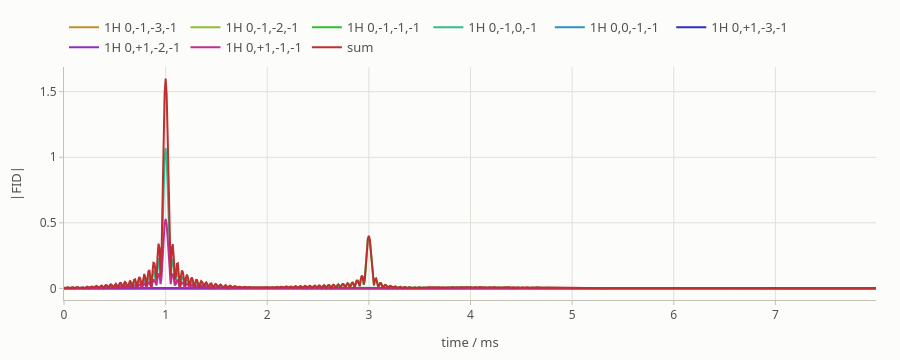

The notebook cell this image was saved under:
### Code cell
t_axis = np.arange(800) * 10e-6 * 1e3
plot_time_series(
    t_axis,
    [np.abs(paths.fids[i]) for i in range(len(paths.index))] + [np.abs(paths.sum())],
    names=[paths.pathway(i) for i in range(len(paths.index))] + ["sum"],
    xlabel="time / ms",
    ylabel="|FID|",
)

### Figure 1 — Plotly figure (JSON) as saved in the notebook; plotly's stock layout.template omitted (floating-point values rounded to 4 significant figures; data arrays with more than 128 entries replaced by an {"elided": "..."} marker saying what was removed)
{"data": [{"hovertemplate": "1H 0,-1,-3,-1: %{y:.4g}<extra></extra>", "line": {"color": "#bf8f2f", "width": 2}, "mode": "lines", "name": "1H 0,-1,-3,-1", "x": {"elided": "800 float values"}, "y": {"elided": "800 float values"}, "type": "scatter"}, {"hovertemplate": "1H 0,-1,-2,-1: %{y:.4g}<extra></extra>", "line": {"color": "#8fbf2f", "width": 2}, "mode": "lines", "name": "1H 0,-1,-2,-1", "x": {"elided": "800 float values"}, "y": {"elided": "800 float values"}, "type": "scatter"}, {"hovertemplate": "1H 0,-1,-1,-1: %{y:.4g}<extra></extra>", "line": {"color": "#2fbf2f", "width": 2}, "mode": "lines", "name": "1H 0,-1,-1,-1", "x": {"elided": "800 float values"}, "y": {"elided": "800 float values"}, "type": "scatter"}, {"hovertemplate": "1H 0,-1,0,-1: %{y:.4g}<extra></extra>", "line": {"color": "#2fbf8f", "width": 2}, "mode": "lines", "name": "1H 0,-1,0,-1", "x": {"elided": "800 float values"}, "y": {"elided": "800 float values"}, "type": "scatter"}, {"hovertemplate": "1H 0,0,-1,-1: %{y:.4g}<extra></extra>", "line": {"color": "#2f8fbf", "width": 2}, "mode": "lines", "name": "1H 0,0,-1,-1", "x": {"elided": "800 float values"}, "y": {"elided": "800 float values"}, "type": "scatter"}, {"hovertemplate": "1H 0,+1,-3,-1: %{y:.4g}<extra></extra>", "line": {"color": "#2f2fbf", "width": 2}, "mode": "lines", "name": "1H 0,+1,-3,-1", "x": {"elided": "800 float values"}, "y": {"elided": "800 float values"}, "type": "scatter"}, {"hovertemplate": "1H 0,+1,-2,-1: %{y:.4g}<extra></extra>", "line": {"color": "#8f2fbf", "width": 2}, "mode": "lines", "name": "1H 0,+1,-2,-1", "x": {"elided": "800 float values"}, "y": {"elided": "800 float values"}, "type": "scatter"}, {"hovertemplate": "1H 0,+1,-1,-1: %{y:.4g}<extra></extra>", "line": {"color": "#bf2f8f", "width": 2}, "mode": "lines", "name": "1H 0,+1,-1,-1", "x": {"elided": "800 float values"}, "y": {"elided": "800 float values"}, "type": "scatter"}, {"hovertemplate": "sum: %{y:.4g}<extra></extra>", "line": {"color": "#bf2f2f", "width": 2}, "mode": "lines", "name": "sum", "x": {"elided": "800 float values"}, "y": {"elided": "800 float values"}, "type": "scatter"}], "layout": {"font": {"family": "system-ui, -apple-system, \"Segoe UI\", Roboto, sans-serif", "color": "#0b0b0b", "size": 13}, "margin": {"l": 64, "r": 24, "t": 24, "b": 56}, "xaxis": {"tickfont": {"color": "#52514e", "size": 12}, "title": {"font": {"color": "#52514e", "size": 13}, "text": "time / ms"}, "showgrid": true, "gridcolor": "#e1e0d9", "gridwidth": 1, "zeroline": false, "showline": true, "linecolor": "#c3c2b7", "linewidth": 1, "mirror": false, "ticks": "outside", "tickcolor": "#c3c2b7", "ticklen": 4, "showspikes": true, "spikemode": "across", "spikesnap": "cursor", "spikethickness": 1, "spikedash": "solid", "spikecolor": "#898781", "range": [0.0, 7.99], "hoverformat": ".4g"}, "yaxis": {"tickfont": {"color": "#52514e", "size": 12}, "title": {"font": {"color": "#52514e", "size": 13}, "text": "|FID|"}, "showgrid": true, "gridcolor": "#e1e0d9", "gridwidth": 1, "zeroline": false, "showline": true, "linecolor": "#c3c2b7", "linewidth": 1, "mirror": false, "ticks": "outside", "tickcolor": "#c3c2b7", "ticklen": 4, "showspikes": false, "spikemode": "across", "spikesnap": "cursor", "spikethickness": 1, "spikedash": "solid", "spikecolor": "#898781", "exponentformat": "power"}, "legend": {"font": {"color": "#52514e"}, "orientation": "h", "x": 0, "xanchor": "left", "y": 1.02, "yanchor": "bottom", "bgcolor": "rgba(0,0,0,0)"}, "hoverlabel": {"font": {"color": "#0b0b0b", "family": "system-ui, -apple-system, \"Segoe UI\", Roboto, sans-serif"}, "bgcolor": "#fcfcfb", "bordercolor": "rgba(11,11,11,0.10)"}, "modebar": {"bgcolor": "rgba(0,0,0,0)", "color": "#898781", "activecolor": "#52514e", "remove": ["lasso2d", "select2d"]}, "height": 360, "paper_bgcolor": "#fcfcfb", "plot_bgcolor": "#fcfcfb", "title": {}, "dragmode": "zoom", "hovermode": "x unified", "showlegend": true}}
